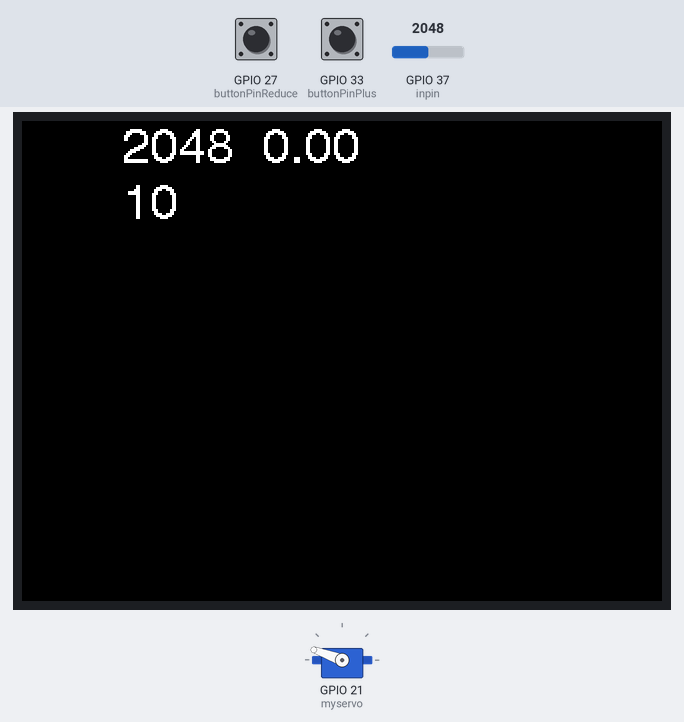
This sketch was run on a simulated ESP32. Shown: 320×240 colour display, servo. The inputs (shaded band) are chosen by the test bench; at power-on: GPIO 27 (buttonPinReduce) HIGH, GPIO 33 (buttonPinPlus) HIGH, GPIO 37 (inpin) = 2048. WiFi joins after 1.5 s; servers stay silent unless stated; uploads are accepted with an empty reply; what the sketch prints to the serial monitor is not drawn.

Above: at 3.4 s.
3.5 s: GPIO 27 (buttonPinReduce) pulled LOW for 3.2 s
At 5.7 s:
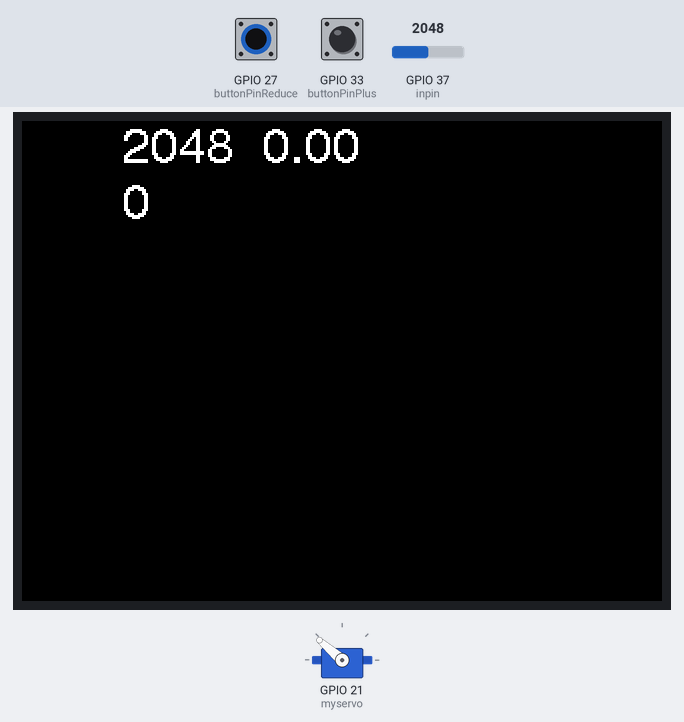
8.2 s: GPIO 33 (buttonPinPlus) pulled LOW for 0.2 s
At 10.92 s:
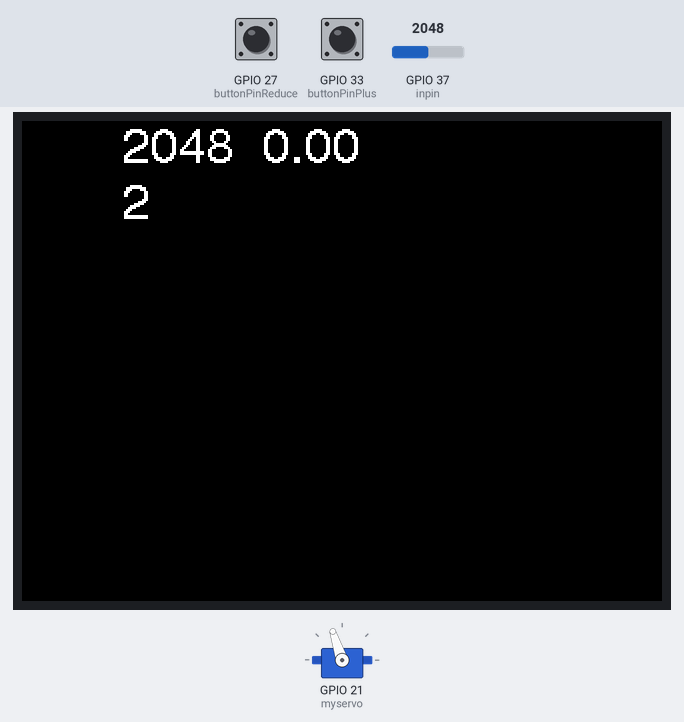
11.4 s: GPIO 33 (buttonPinPlus) pulled LOW for 1 s
At 11.7 s:
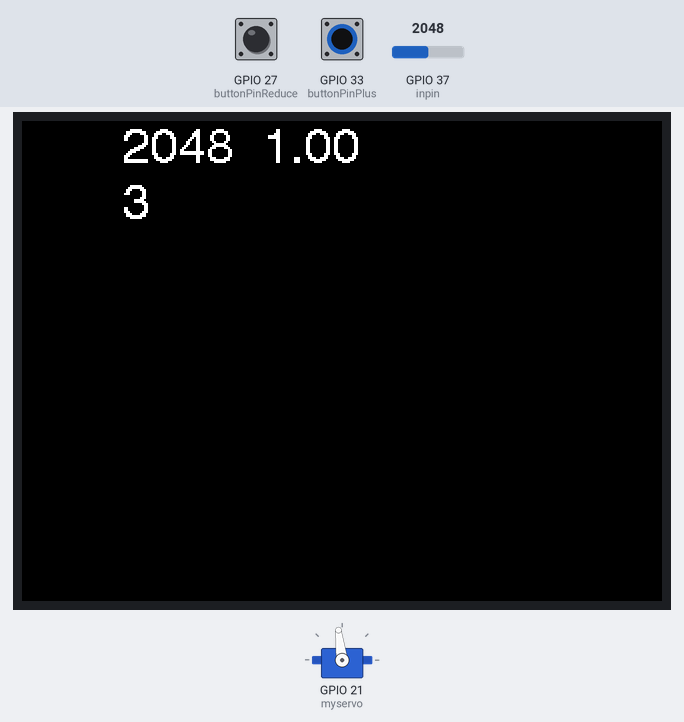
13.9 s: GPIO 37 (inpin) set to 2540
At 14.22 s:
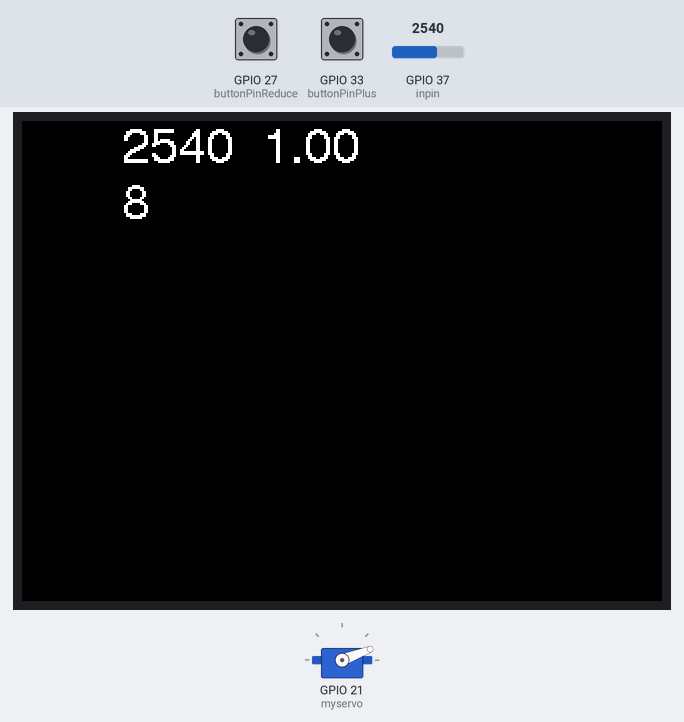
15.6 s: GPIO 27 (buttonPinReduce) pulled LOW for 0.2 s
At 16.92 s:
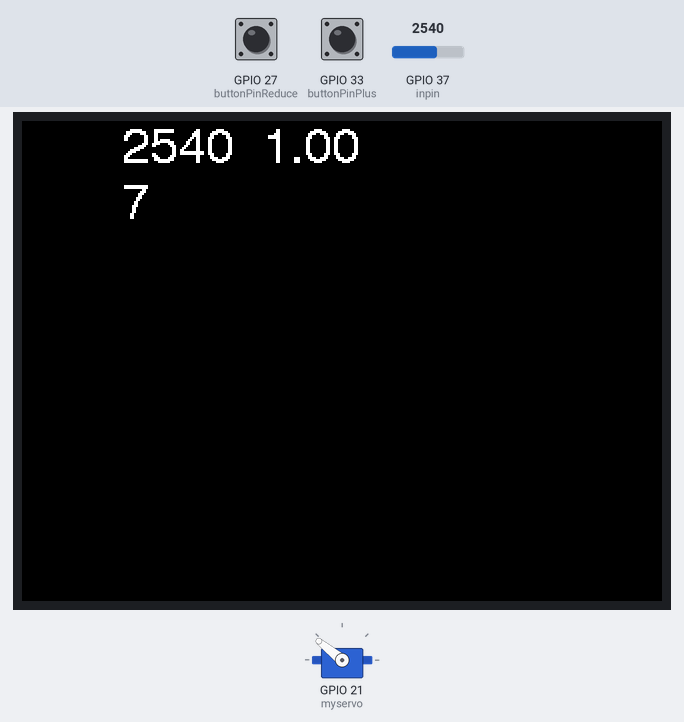
17.3 s: GPIO 37 (inpin) set to 2460
At 19.72 s:
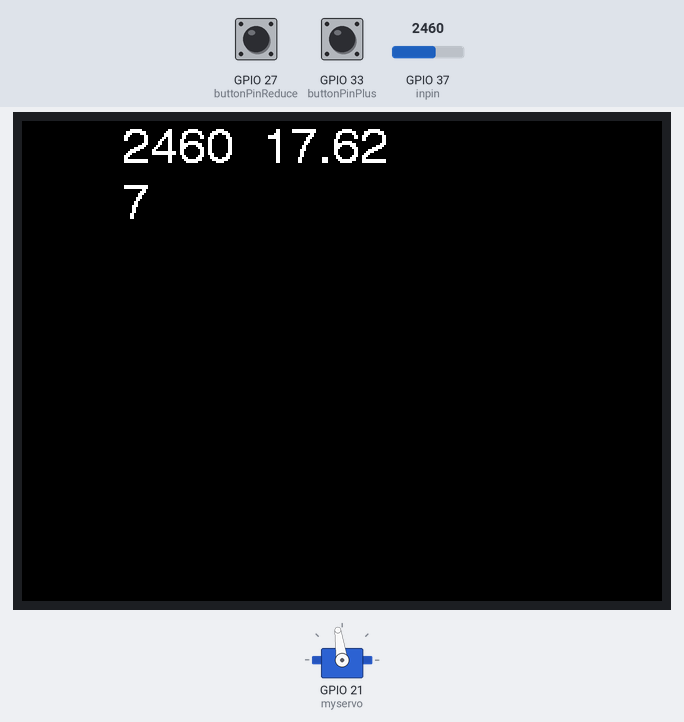
Timing chart, 0 to 20.0 s (numbered marks = the images above; inputs shaded):
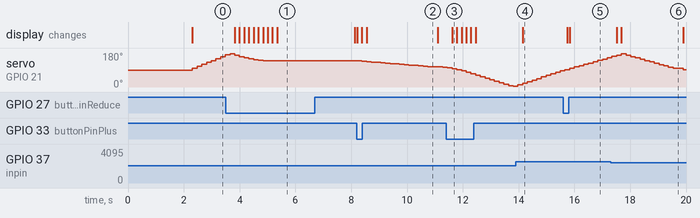

Measured:
- after the input at 3.5 s, the display: first changes after 0.33 s (image 1 shows a later state)
- after the input at 8.2 s, servo on GPIO 21 (myservo): moves from 139° to 104° over 3.1 s, starting at once
- after the input at 11.4 s, the display: changes after 0.22 s (image 3)
- after the input at 13.9 s, the display: changes after 0.24 s (image 4)
- after the input at 17.3 s, the display: first changes after 0.22 s (image 6 shows a later state)

The sketch:

SPEED_mySQL_esp32_successful_sg90.ino
```cpp
#include <WiFi.h>
#include <HTTPClient.h>
#include <ArduinoJson.h> // 添加用于处理JSON的库
#include <TFT_eSPI.h>
#include <ESP32Servo.h>

int inpin = 37;
//int inpin = 36;
int sensorValue;
int i = 0;
int j = 0;
int x = 0;
double hKM = 0;
int ii = 0;
int test = 10;
TFT_eSPI tft; // Declare the TFT_eSPI object

Servo myservo;
int buttonPinPlus = 33;
int buttonPinReduce = 27;
int angle = 90;           // 初始化伺服电机位置为90度
int speed = 10;           // 初始化移动速度
bool direction = true;    // 初始化运动方向为正向

const char ssid[] = "Banana";      // 更改為您的WIFI SSID
const char password[] = "52695269";      // 更改為您的WIFI密碼

const char *server_url = "http://163.13.201.94/insert.php";  // 更改為您的PHP腳本的URL

void read(){
  sensorValue = analogRead(inpin);
  tft.fillScreen(TFT_BLACK); // 用全黑清除螢幕
  tft.drawString(String(sensorValue),50,2,4);
  tft.drawString(String(hKM),120,2,4);
  tft.drawString(String(speed),50,30,4);

}

void speedd() {
  i++;

  if (sensorValue < 2500) {
    x = i - j;
    j = i;
  }
  if (x != 1 ) {
    hKM = 370.0 / x;
  }
}


void uploadPHP() {
  HTTPClient http;
  http.begin(server_url);

  String hKMString = String(hKM, 0); // 將 double 轉換為字串，保留兩位小數
  // 创建JSON对象
  StaticJsonDocument<200> jsonDoc; // 根据您的数据大小适当调整容量
  jsonDoc["value"] = hKMString;

  // 将JSON数据序列化为字符串
  String jsonString;
  serializeJson(jsonDoc, jsonString);

  // 发送JSON数据作为POST请求正文
  int httpResponseCode = http.POST(jsonString);

  if (httpResponseCode == 200) {
    Serial.println("Data Saved.");
    Serial.println(hKMString);      // 印出字串
  } else {
    Serial.print("HTTP Error code: ");
    Serial.println(httpResponseCode);
  }

  http.end();
}

void setup() {
  Serial.begin(115200);
  pinMode(inpin, INPUT);

  Serial.println();
  Serial.print("Connecting to ");
  Serial.println(ssid);

  WiFi.begin(ssid, password);

  while (WiFi.status() != WL_CONNECTED) {
    delay(1000);
    Serial.print(".");
  }
  Serial.println("");
  Serial.println("WiFi connected");
  Serial.println("IP address: ");
  Serial.println(WiFi.localIP());

  tft.begin();               // 初始化LCD
  tft.setRotation(3);  // landscape
  tft.fillScreen(TFT_BLACK); // 用全黑清除螢幕
  tft.setFreeFont(&FreeSerifBold24pt7b);//設定字型

  myservo.attach(21);
  pinMode(buttonPinPlus, INPUT_PULLUP);   // 设置按钮引脚为输入，并启用内部上拉电阻
  pinMode(buttonPinReduce, INPUT_PULLUP); // 设置按钮引脚为输入，并启用内部上拉电阻
}

void sg90(){
  int buttonState1 = digitalRead(buttonPinPlus);   // 读取按钮状态
  int buttonState2 = digitalRead(buttonPinReduce); // 读取按钮状态

  if (buttonState1 == LOW) { // 如果按钮1被按下
    if (speed < 40) {
      speed += 1; // 逐渐增加速度
    }
  }

  if (buttonState2 == LOW) { // 如果按钮2被按下
    if (speed > 0) {
      speed -= 1; // 逐渐减小速度
    }
  }

  // 限制速度在一定范围内
  if (speed > 100) {
    speed = 100;
  }
  if (speed < 0) {
    speed = 1;
  }


  if (direction) {
    angle += speed; // 正向运动
    if (angle >= 175) {
      angle = 175;
      direction = false; // 到达180度后改变方向
    }
  } else {
    angle -= speed; // 反向运动
    if (angle <= 5) {
      angle = 5;
      direction = true; // 到达0度后改变方向
    }
  }

  myservo.write(angle);
  delay(80); // 等待一段时间，防止快速连续移动
}
void loop() {
  read();
  speedd();
  sg90();
  ii++;
  if (ii > 50) {
    uploadPHP();
    ii = 0;
    hKM = 1;
  }
  delay(10);
}
```
